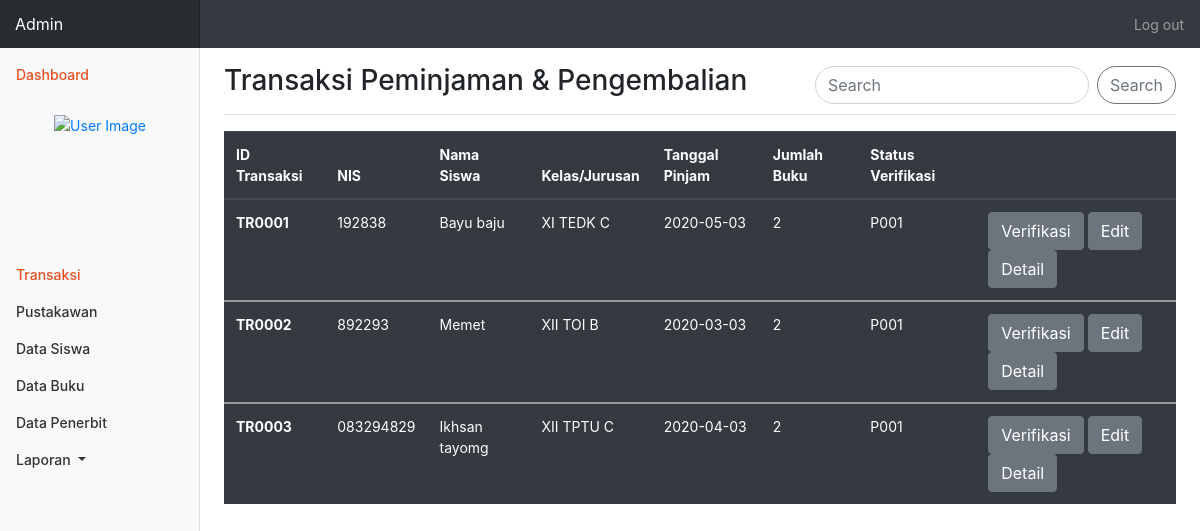
The page /pustakawan_admin.php on the database its author committed.
### tables this page shows
CREATE TABLE `siswa` (
  `nis` varchar(9) NOT NULL,
  `nama` varchar(100) NOT NULL,
  `alamat` varchar(150) NOT NULL,
  `jurusan` varchar(5) NOT NULL,
  `tingkat` char(5) NOT NULL,
  `kelas` char(1) NOT NULL,
  `phone` varchar(15) NOT NULL,
  `email` varchar(50) NOT NULL,
  `image` varchar(100) NOT NULL
);

CREATE TABLE `transaksi` (
  `idTransaksi` varchar(7) NOT NULL,
  `nis` varchar(10) NOT NULL,
  `idPustakawan` varchar(4) NOT NULL,
  `tglPinjam` date NOT NULL,
  `qty` int(7) NOT NULL
);

### pustakawan_admin.php (the view, shortened to what this page needs)
<!DOCTYPE html>
<html lang="en">
<head>
    <link rel="stylesheet" href="assets/css/bootstrap.css">
    <link rel="stylesheet" href="css/stylepustakawan.css">
    <link rel="stylesheet" type="text/css" href="fonts/montserrat/stylesheet.css">
</head>
<body>
<?php
    $id=$_SESSION['idPustakawan'];
    $nama =$_SESSION['username']."<br>";
    $akses = $_SESSION['hakUser']."<br>";
?>
    <nav class="navbar navbar-dark sticky-top bg-dark flex-md-nowrap p-0">
      <a class="navbar-brand col-sm-3 col-md-2 mr-0" href="#">Admin</a>
      <ul class="navbar-nav px-3">
        <li class="nav-item text-nowrap">
          <a class="nav-link" href="logout.php">Log out</a>
        </li>
      </ul>
    </nav>
    <div class="container-fluid">
        <div class="row">
            <nav class="col-md-2 d-none d-md-block bg-light sidebar">
            <div class="sidebar-sticky">
                <ul class="nav flex-column">
                <li class="nav-item">
                    <a class="nav-link active" href="#">
                    Dashboard <span class="sr-only">(current)</span>
                    </a>
                </li>
                <li class="nav-item">
                    <div class="user-panel">
                    <?php
                    echo "<div class='photo_profil d-flex justify-content-center'>
                        <a href='edit_pustakawan_admin.php'><img src='img_upload/".$_SESSION['image']."'class='img-circle' alt='User Image' style='width:100px; height:100px;'></a>
                        </div>
                        <div class='d-flex justify-content-center info'>
                        <p class='text-center'>".$nama."<br>
                        ".$id."</br>
                        ".$akses."</p>
                        </div>"
                    ?>
                    </div>
                </li>
                <li class="nav-item">
                    <a class="nav-link active" href="pustakawan_admin.php">
                        Transaksi<span class="sr-only">(current)</span>
                    </a>
                </li>
                <li class="nav-item">
                        <a id='data_pustakawan' class='nav-link' href='data_pustakawan_admin.php'>
                        Pustakawan
                        </a>
                </li>
                <li class="nav-item">
                    <a class="nav-link" href="data_siswa_admin.php">
                        Data Siswa
                    </a>
                </li>
                <li class="nav-item">
                    <a class="nav-link" href="data_buku_admin.php">
                        Data Buku
                    </a>
                </li>
                <li class="nav-item">
                    <a class="nav-link" href="data_penerbit_admin.php">
                        Data Penerbit
                    </a>
                </li>
                <li class="nav-item dropdown">
                    <a class="nav-link dropdown-toggle" href="#" id="navbarDropdown" role="button" data-toggle="dropdown" aria-haspopup="true" aria-expanded="false">
                    Laporan
                    </a>
                </li>
                </ul>
            </div>
            </nav>
            <main role="main" class="col-md-9 ml-sm-auto col-lg-10 pt-3 px-4">
                <div class="d-flex justify-content-between flex-wrap flex-md-nowrap align-items-center pb-2 mb-3 border-bottom">
                    <h1 class="h3">Transaksi Peminjaman & Pengembalian</h1>
                    <form class="form-inline my-2 my-lg-0"  method="GET" action="">
                        <input class="form-control mr-sm-2" type="search" placeholder="Search" name="cari" aria-label="Search" style="border-radius:50px;">
                        <button class="btn btn-outline-secondary my-2 my-sm-0" type="submit" name="btn_cari" style="border-radius:50px;">Search</button>
                    </form>
                </div>
                <table class="table table-hover table-dark">
                <thead>
                    <tr>
                    <th scope="col">ID Transaksi</th>
                    <th scope="col">NIS</th>
                    <th scope="col">Nama Siswa</th>
                    <th scope="col">Kelas/Jurusan</th>
                    <th scope="col">Tanggal Pinjam</th>
                    <th scope="col">Jumlah Buku</th>
                    <th scope="col">Status Verifikasi</th>
                    <th scope="col"> </th>
                    </tr>
                </thead>
                <?php
                    require_once ("koneksi.php");
                    if(isset($_GET['cari'])){
                        $cari="%".$_GET['cari']."%";
                        $sql = "SELECT t.idTransaksi, t.nis, s.nama, Concat(s.tingkat,' ',s.jurusan,' ',s.kelas)as kelas_nyatu, t.tglPinjam, t.qty, t.idPustakawan FROM siswa s, transaksi t WHERE t.nis = s.nis AND idTransaksi LIKE :pencarian";
                        $result=$db->prepare($sql);
                        $result->bindparam(':pencarian',$cari);
                        $result->execute();
                    }else{
                        $sql="SELECT t.idTransaksi, t.nis, s.nama, Concat(s.tingkat,' ',s.jurusan,' ',s.kelas)as kelas_nyatu, t.tglPinjam, t.qty, t.idPustakawan  FROM siswa s, transaksi t WHERE t.nis = s.nis";
                        $result=$db->prepare($sql);
                        $result->execute();
                        $result->execute();
                    }
                        while($row = $result->fetch(PDO::FETCH_ASSOC)){
                ?>
                <tbody>
                    <tr>
                    <th scope="row"><?php echo $row['idTransaksi'];?></th>
                    <td><?php echo $row['nis'];?></td>
                    <td><?php echo $row['nama'];?></td>
                    <td><?php echo $row['kelas_nyatu'];?></td>
                    <td><?php echo $row['tglPinjam'];?></td>
                    <td><?php echo $row['qty'];?></td>
                    <td><?php echo $row['idPustakawan'];?></td>
                    <td>
                        <button type="button" class="btn btn-secondary" data-toggle="modal" data-target="#<?php echo $row['idTransaksi'];?>">
                            Verifikasi
                        </button>
                        <button type="button" class="btn btn-secondary" data-toggle="modal" data-target="#<?php $edit = "E".sprintf($row['idTransaksi']);echo $edit; ?>">
                            Edit
                        </button>
                        <button type="button" class="btn btn-secondary" data-toggle="modal" data-target="#<?php $edit = "D".sprintf($row['idTransaksi']);echo $edit; ?>">
                            Detail
                        </button>
                    </td>
                    </tr>
                </tbody>
                <?php
                    }
                ?>
                </table>
                </div>
        </div>
</body>
</html>

### css/stylepustakawan.css (style rules this page uses)
body { font-size: .875rem; }
.sidebar { position: fixed; top: 0; bottom: 0; left: 0; z-index: 100; padding: 0; box-shadow: inset -1px 0 0 rgba(0, 0, 0, .1); }
.sidebar-sticky { position: -webkit-sticky; position: sticky; top: 48px; height: calc(100vh - 48px); padding-top: .5rem; overflow-x: hidden; overflow-y: auto; }
.sidebar .nav-link { font-weight: 500; color: #333; }
.sidebar .nav-link.active { color: #007bff; }
.navbar-brand { padding-top: .75rem; padding-bottom: .75rem; font-size: 1rem; background-color: rgba(0, 0, 0, .25); box-shadow: inset -1px 0 0 rgba(0, 0, 0, .25); }
.border-bottom { border-bottom: 1px solid #e5e5e5; }
.photo_profil { margin: 20px; }
.sidebar .nav-link.active { color: #e85022; }

### rows shown on the page
siswa: transaksi.idTransaksi "TR0001", transaksi.nis "192838", nama "Bayu baju", kelas_nyatu "XI TEDK C", transaksi.tglPinjam "2020-05-03", transaksi.qty "2", transaksi.idPustakawan "P001"
siswa: transaksi.idTransaksi "TR0002", transaksi.nis "892293", nama "Memet", kelas_nyatu "XII TOI B", transaksi.tglPinjam "2020-03-03", transaksi.qty "2", transaksi.idPustakawan "P001"
siswa: transaksi.idTransaksi "TR0003", transaksi.nis "083294829", nama "Ikhsan tayomg", kelas_nyatu "XII TPTU C", transaksi.tglPinjam "2020-04-03", transaksi.qty "2", transaksi.idPustakawan "P001"
